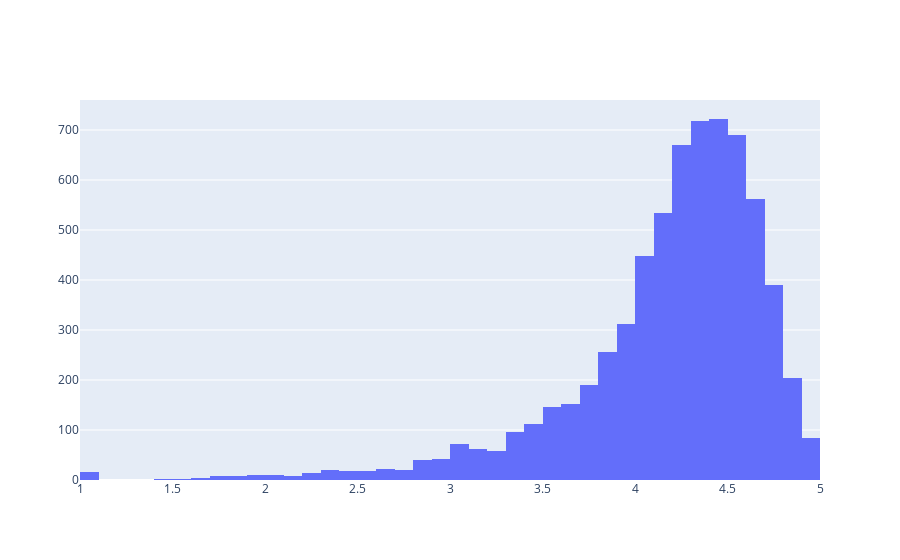

The cell this chart's notebook holds for it:
### Markdown cell above
#### Rating Distribution

### Code cell
## general distribution of rating
rating_distribution = [go.Histogram(
        x = playstore.Rating,
        xbins = {'start': 1, 'size': 0.1, 'end' :5}
)]

print('Average app rating = ', np.mean(playstore['Rating']))
plotly.offline.iplot(rating_distribution, filename='overall_rating_distribution')

### Figure 1 — Plotly figure (JSON) as saved in the notebook; plotly's stock layout.template omitted (floating-point values rounded to 4 significant figures; data arrays with more than 128 entries replaced by an {"elided": "..."} marker saying what was removed)
{"data": [{"type": "histogram", "x": {"elided": "7023 float values"}, "xbins": {"end": 5, "size": 0.1, "start": 1}}], "layout": {}}
